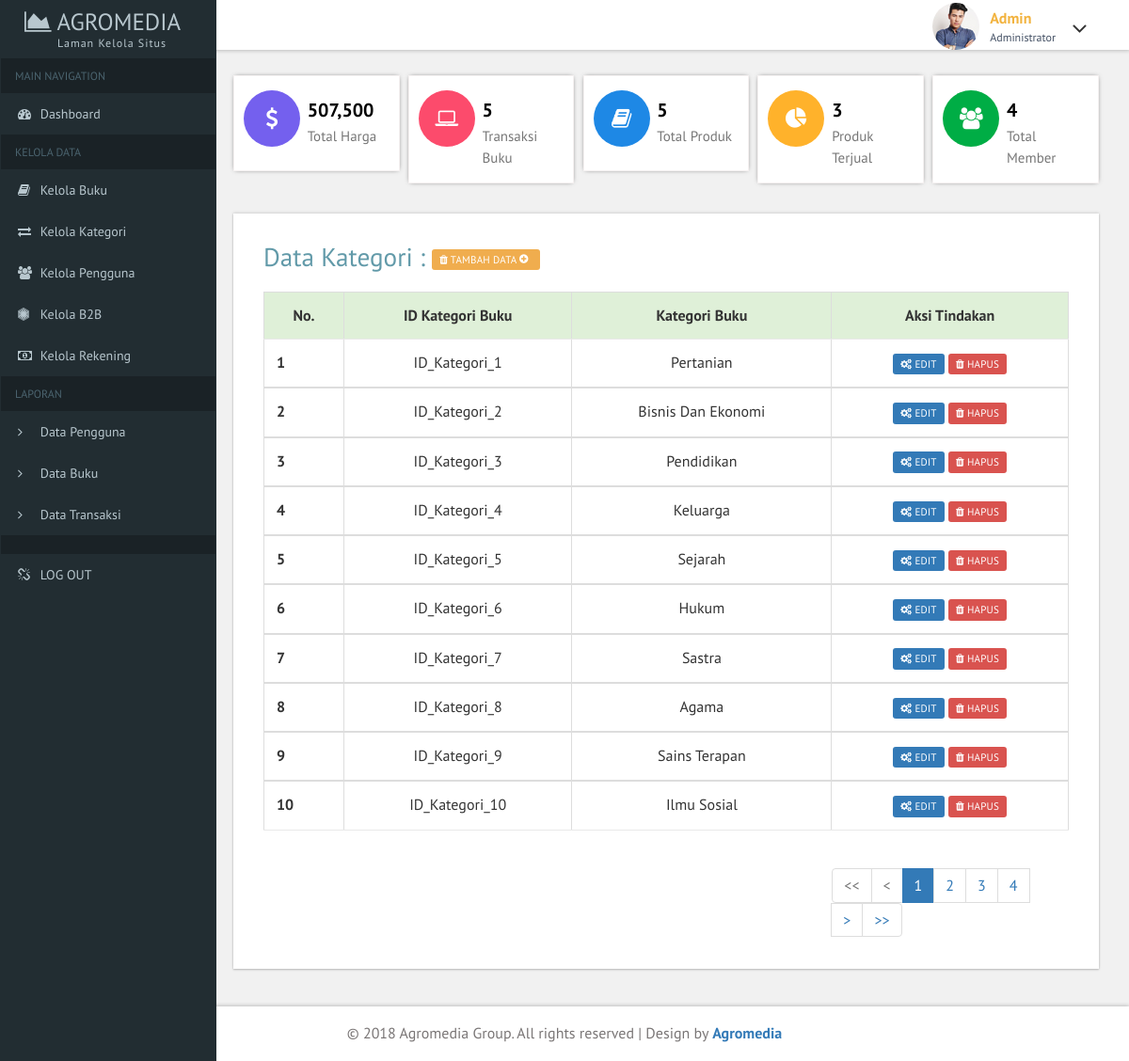
The app's page /admin/kelola_kategori.php with its own data.
### tables this page shows
CREATE TABLE IF NOT EXISTS `k_buku` (
  `kategori` varchar(30) NOT NULL,
`id_kategori` int(5) NOT NULL
);

### admin/kelola_kategori.php (the view, shortened to what this page needs)
<!DOCTYPE HTML>
<html>
<head>
<link href="css/bootstrap.css" rel='stylesheet' type='text/css' />
<link href="css/style.css" rel='stylesheet' type='text/css' />
<link href="css/font-awesome.css" rel="stylesheet">
<link href='css/SidebarNav.min.css' media='all' rel='stylesheet' type='text/css'/>
<link href="css/custom.css" rel="stylesheet">
</head>
<body class="cbp-spmenu-push">
	<div class="main-content">
	<div class="cbp-spmenu cbp-spmenu-vertical cbp-spmenu-left" id="cbp-spmenu-s1">
		<aside class="sidebar-left">
      <nav class="navbar navbar-inverse">
          <div class="navbar-header">
            <h1><a class="navbar-brand" href="index.html"><span class="fa fa-area-chart"></span> Agromedia<span class="dashboard_text">Laman Kelola Situs</span></a></h1>
          </div>
          <div class="collapse navbar-collapse" id="bs-example-navbar-collapse-1">
            <ul class="sidebar-menu">
              <li class="header">MAIN NAVIGATION</li>
              <li class="treeview">
                <a href="index_admin.php">
                <i class="fa fa-dashboard"></i> <span>Dashboard</span>
                </a>
              </li>
			  <li class="header">KELOLA DATA</li>
			  <li><a href="kelola_buku.php"><i class="fa fa-book"></i> <span>Kelola Buku</span></a></li>
              <li><a href="kelola_kategori.php"><i class="fa fa-exchange"></i> <span>Kelola Kategori</span></a></li>
              <li><a href="kelola_pengguna.php"><i class="fa fa-group"></i> <span>Kelola Pengguna</span></a></li>
              <li><a href="kelola_b2b.php"><i class="fa fa-first-order"></i> <span>Kelola B2B</span></a></li>
              <li><a href="kelola_rekening.php"><i class="fa fa-money"></i> <span>Kelola Rekening</span></a></li>
              <li class="header">LAPORAN</li>
              <li><a href="laporan_pengguna.php"><i class="fa fa-angle-right text-red"></i> <span>Data Pengguna</span></a></li>
              <li><a href="laporan_buku.php"><i class="fa fa-angle-right text-yellow"></i> <span>Data Buku</span></a></li>
              <li><a href="laporan_penjualan.php"><i class="fa fa-angle-right text-aqua"></i> <span>Data Transaksi</span></a></li>
              <li class="header"></li>
              <li><a href="logout.php"><i class="fa fa-unlink"></i> <span>LOG OUT</span></a></li>
            </ul>
          </div>
      </nav>
    </aside>
	</div>
		<div class="sticky-header header-section ">
			<div class="header-right">
				<div class="profile_details">
					<ul>
						<li class="dropdown profile_details_drop">
							<a href="#" class="dropdown-toggle" data-toggle="dropdown" aria-expanded="false">
								<div class="profile_img">
									<span class="prfil-img"><img src="images/2.jpg" alt=""> </span>
									<div class="user-name">
										<p>Admin</p>
										<span>Administrator</span>
									</div>
									<i class="fa fa-angle-down lnr"></i>
									<div class="clearfix"></div>
								</div>
							</a>
						</li>
					</ul>
				</div>
				<div class="clearfix"> </div>
			</div>
			<div class="clearfix"> </div>
		</div>
		<div id="page-wrapper">
			<div class="main-page">
        <div class="col_3">
          <div class="col-md-3 widget widget1">
            <div class="r3_counter_box">
                    <i class="pull-left fa fa-dollar icon-rounded"></i>
                    <div class="stats">
                      <h5><strong>
                        <?php
                            $a=mysql_query("select sum(stok_buku.harga) from stok_buku");
                           while($b=mysql_fetch_array($a)) {
                           echo "".number_format($b[0])."";
                           }
                           ?>
                      </strong></h5>
                      <span>Total Harga</span>
                    </div>
                </div>
          </div>
          <div class="col-md-3 widget widget1">
            <div class="r3_counter_box">
                    <i class="pull-left fa fa-laptop user1 icon-rounded"></i>
                    <div class="stats">
                      <?php
                           $a=mysql_query("select * from penjualan");
                           $jumlah_penjual = mysql_num_rows($a);
                           echo "<h5><strong>$jumlah_penjual</strong></h5>";
                      ?>
                      <span>Transaksi Buku</span>
                    </div>
                </div>
          </div>
          <div class="col-md-3 widget widget1">
            <div class="r3_counter_box">
                    <i class="pull-left fa fa-book user2 icon-rounded"></i>
                    <div class="stats">
                      <?php
                          $a=mysql_query("select * from stok_buku");
                          $jumlah_penjual = mysql_num_rows($a);
                          echo "<h5><strong>$jumlah_penjual</strong></h5>";
                      ?>
                      <span>Total Produk</span>
                    </div>
                </div>
          </div>
          <div class="col-md-3 widget widget1">
            <div class="r3_counter_box">
                    <i class="pull-left fa fa-pie-chart dollar1 icon-rounded"></i>
                    <div class="stats">
                      <?php
                          $a=mysql_query("select distinct(id_produk) from penjualan");
                          $jumlah_penjual = mysql_num_rows($a);
                          echo "<h5><strong>$jumlah_penjual</strong></h5>";
                      ?>
                      <span>Produk Terjual</span>
                    </div>
                </div>
           </div>
          <div class="col-md-3 widget">
            <div class="r3_counter_box">
                    <i class="pull-left fa fa-users dollar2 icon-rounded"></i>
                    <div class="stats">
                              <?php
                                $a=mysql_query("select * from member");
                                $jumlah_member = mysql_num_rows($a);
                                echo "<h5><strong>$jumlah_member</strong></h5>";
                              ?>
                      <span>Total Member</span>
                    </div>
                </div>
           </div>
    </div>
                      <?php
            function tabel()  {
              ?>
      <div class="tables">
          <div class="table-responsive bs-example widget-shadow">
            <div class = "colmd-2">
                        <h2 class="title1">Data Kategori :
                          <a class='btn btn-warning btn-xs hvr-icon-float-away' href='kelola_kategori.php?aksi=tambah'><i class='fa fa-trash'></i> Tambah Data</a></h2>
                      </div>
            <table class="table table-bordered table-hover">
              <thead>
                <tr class="success">
                  <th style="text-align: center;">No.</th>
                  <th style="text-align: center;">ID Kategori Buku</th>
                  <th style="text-align: center;">Kategori Buku</th>
                  <th style="text-align: center;">Aksi Tindakan</th>
                </tr>
              </thead>
              <?php
                  $page = (isset($_GET['page']))? $_GET['page'] : 1;
                  $limit = 10;
                  $limit_start = ($page - 1) * $limit;
                  $sql=mysql_query("select id_kategori, kategori from k_buku limit ".$limit_start.",".$limit);
                  $no = $limit_start + 1;
                  while ($b=mysql_fetch_array($sql)){
                    $id_kat=$b[0];
                    $nama_kat=$b[1];
              ?>
              <tbody>
                <tr>
                  <th scope="row"><?php echo $no;?></th>
                  <td style="text-align: center;">ID_Kategori_<?php echo $id_kat;?></td>
                  <td style="text-align: center;"><?php echo ucwords(str_replace("_"," ",$nama_kat));?></td>
                  <td style="text-align: center;">
                      <a class='btn btn-primary btn-xs' href='kelola_kategori.php?aksi=ubah&id_kategori=<?php echo $id_kat;?>'>
                      <i class='fa fa-cogs'></i> Edit</a>
                      <a class='btn btn-danger btn-xs' href='kelola_kategori.php?aksi=hapus&id_kategori=<?php echo $id_kat;?>'>
                      <i class='fa fa-trash'></i> Hapus</a>
                  </td>
                </tr>
              </tbody>
              <?php
                  $no++;
            }?>
            </table>
            <div class="col-md-7"></div>
            <div class="col-md-5" style="" >
              <ul class="pagination" style="margin-left: 90px">
                <?php
                if($page == 1){
                ?>
                  <li class="disabled"><a href="#"><<</a></li>
                  <li class="disabled"><a href="#"><</a></li>
                <?php
                }else{
                  $link_prev = ($page > 1)? $page - 1 : 1;
                ?>
                  <li><a href="kelola_kategori.php?page=1"><<</a></li>
                  <li><a href="kelola_kategori.php?page=<?php echo $link_prev; ?>"><</a></li>
                <?php
                }
                ?>
                <?php
                $sql2 =("SELECT COUNT(*) AS jumlah FROM k_buku");
                $sql2 = mysql_query($sql2);
                $get_jumlah = mysql_fetch_array($sql2);
                $jumlah_page = ceil($get_jumlah['jumlah'] / $limit);
                $jumlah_number = 3;
                $start_number = ($page > $jumlah_number)? $page - $jumlah_number : 1;
                $end_number = ($page < ($jumlah_page - $jumlah_number))? $page + $jumlah_number : $jumlah_page;
                for($i = $start_number; $i <= $end_number; $i++){
                  $link_active = ($page == $i)? ' class="active"' : '';
                ?>
                  <li<?php echo $link_active; ?>><a href="kelola_kategori.php?page=<?php echo $i; ?>"><?php echo $i; ?></a></li>
                <?php
                }
                ?>
                <?php
                if($page == $jumlah_page){
                ?>
                  <li class="disabled"><a href="#">></a></li>
                  <li class="disabled"><a href="#">>></a></li>
                <?php
                }else{
                  $link_next = ($page < $jumlah_page)? $page + 1 : $jumlah_page;
                ?>
                  <li><a href="kelola_kategori.php?page=<?php echo $link_next; ?>">></a></li>
                  <li><a href="kelola_kategori?page=<?php echo $jumlah_page; ?>">>></a></li>
                <?php
                }
                ?>
              </ul>
            </div>
          </div>
          </div>
        </div>
		</div>
        <?php }
                ?>
    <?php
    if (isset($_GET['aksi'])){
              switch($_GET['aksi']){
                case "simpan":
                  insert();
                  tabel();
                  break;
                case "update":
                  update();
                  tabel();
                  break;
                case "ubah":
                  ubah();
                  tabel();
                  break;
                case "hapus":
                  hapus();
                  break;
                case "tambah":
                  tambah();
                  tabel();
                  break;
                default:
                  echo "<h3>Aksi <i>".$_GET['aksi']."</i> tidaka ada!</h3>";
                  tambah();
                  tampil_data();
              }
            } else {
              tabel();
            }?>
	<div class="footer">
	   <p>© 2018 Agromedia Group. All rights reserved | Design by <a href="#">Agromedia</a></p>
	</div>
	</div>
</body>
</html>

### admin/css/custom.css (style rules this page uses)
#page-wrapper { padding:5em 2em 2.5em; background-color: #F1F1F1; }

### records on screen
k_buku: id_kategori "1", kategori "Pertanian"
k_buku: id_kategori "2", kategori "Bisnis Dan Ekonomi"
k_buku: id_kategori "3", kategori "Pendidikan"
k_buku: id_kategori "4", kategori "Keluarga"
k_buku: id_kategori "5", kategori "Sejarah"
k_buku: id_kategori "6", kategori "Hukum"
k_buku: id_kategori "7", kategori "Sastra"
k_buku: id_kategori "8", kategori "Agama"
k_buku: id_kategori "9", kategori "Sains Terapan"
k_buku: id_kategori "10", kategori "Ilmu Sosial"

### other values on screen
$b[0] "507,500"
$jumlah_penjual "5"
$jumlah_penjual "3"
$jumlah_member "4"
